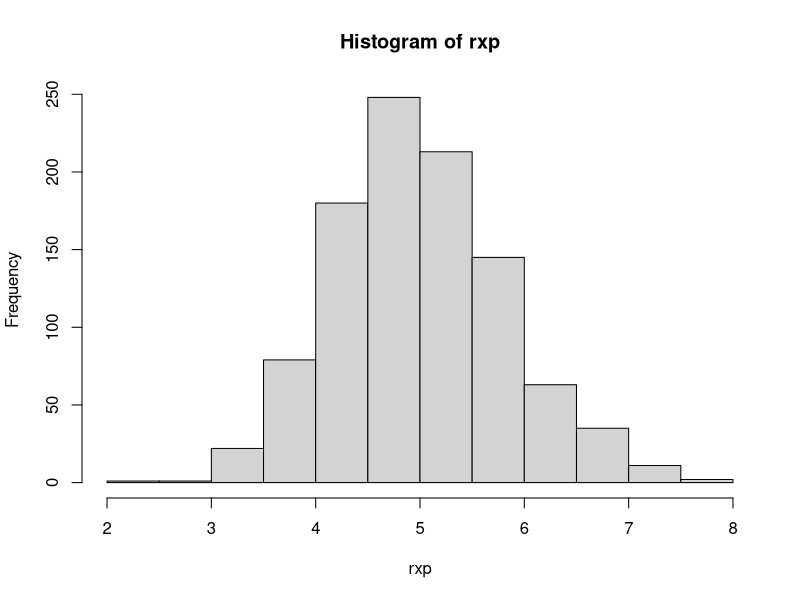
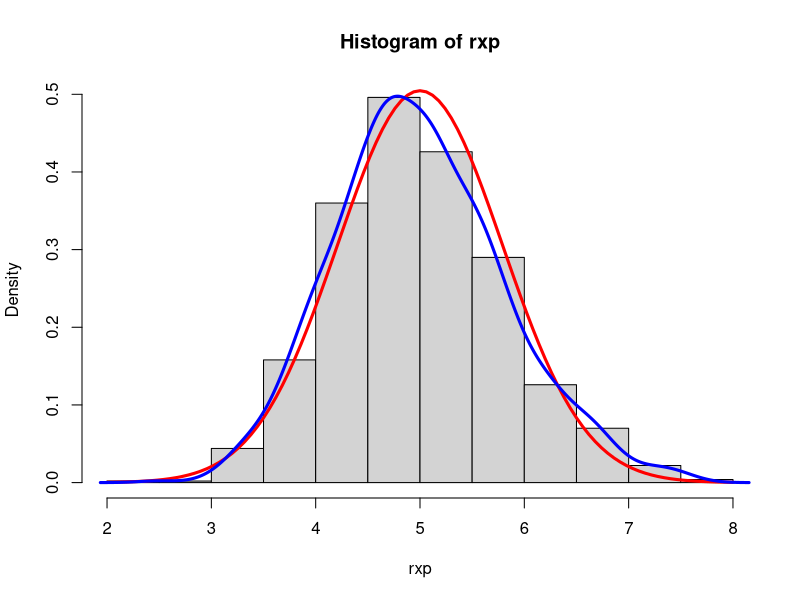

Recreate these plots in R, in order.
## ---- chunk 1
knitr::opts_chunk$set(echo = TRUE)
## ---- chunk 2
rxp <- NULL; lamda <- 0.2
for (i in 1:1000) rxp <- c(rxp, mean(rexp(40, lamda)))
hist(rxp)
## ---- chunk 3
print(c("sample mean", mean(rxp))); print(c("theoretical mean", 1/lamda)) 

## ---- chunk 4
t.test(rxp)
## ---- chunk 5
print(c("sample variance", var(rxp)))
theova <- ((1/lamda)^2)/40
print(c("theoretical variance", ((1/lamda)^2)/40))
## ---- chunk 6
hist(rxp, freq = FALSE)
curve(dnorm(x,mean = 1/lamda, sd = (lamda*sqrt(40))^-1),add = TRUE,from = 2, to = 8, col = "red", lwd = 3)
lines(density(rxp), col = "blue", lwd = 3)
